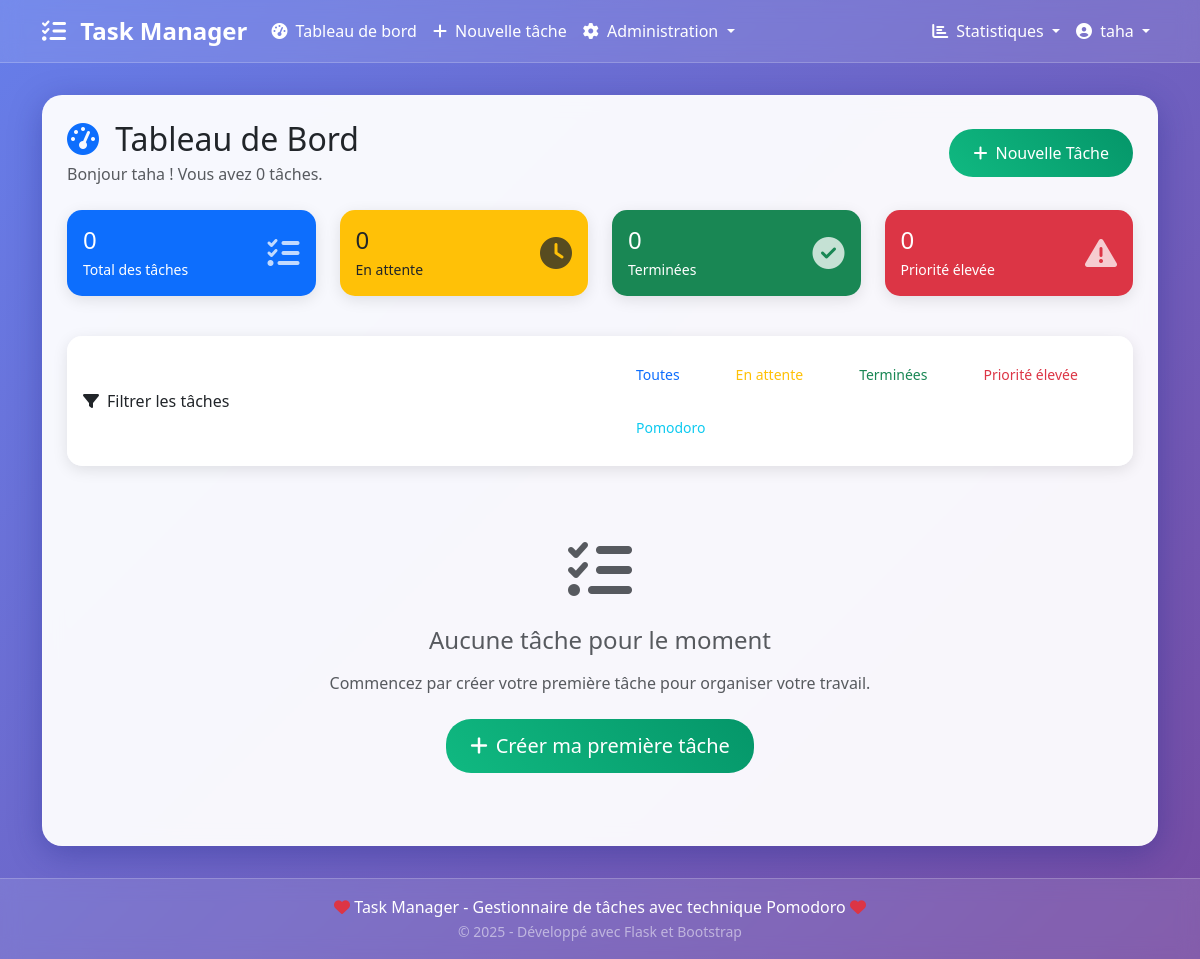
Page /dashboard (signed in) on the earlier database version.
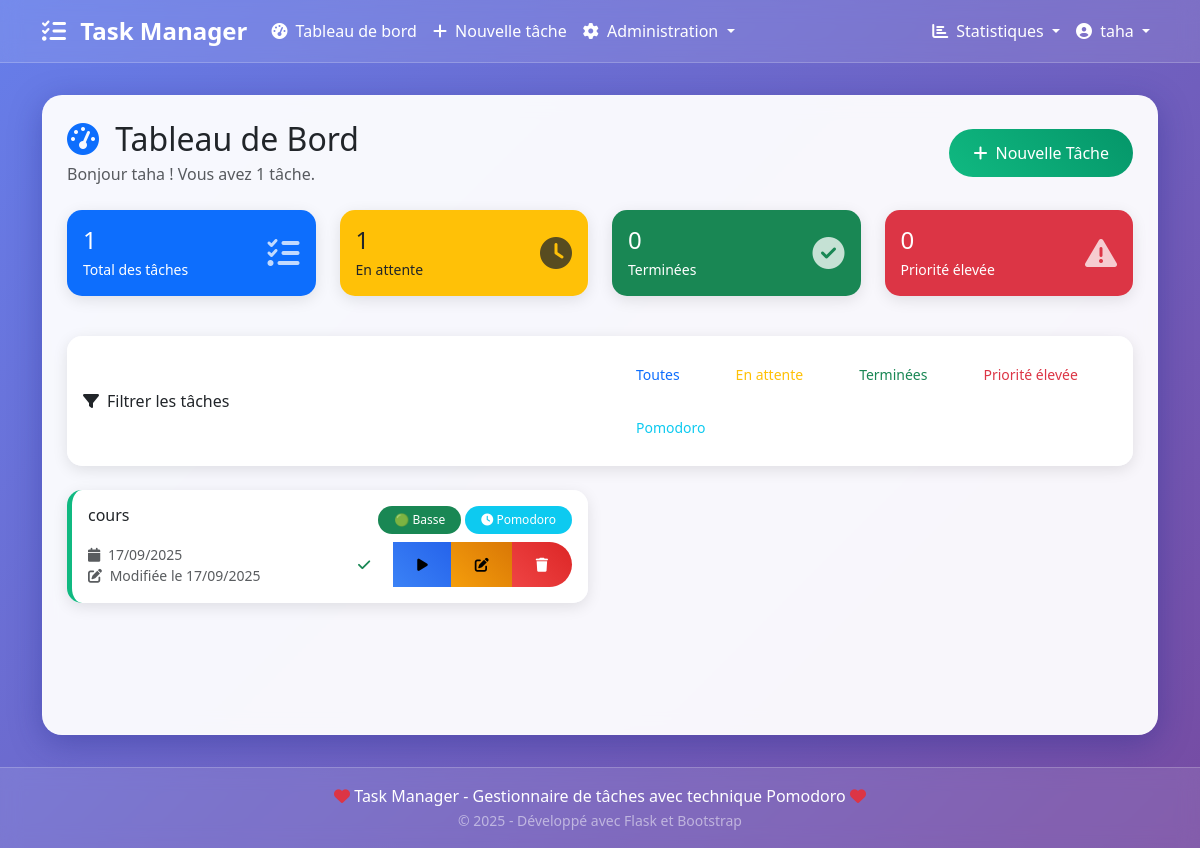
Same page on the later database version.
### app.py (models this page shows, shortened)
class User(UserMixin, db.Model):
    id = db.Column(db.Integer, primary_key=True)
    username = db.Column(db.String(80), unique=True, nullable=False, index=True)
    email = db.Column(db.String(120), unique=True, nullable=False, index=True)
    password_hash = db.Column(db.String(128), nullable=False)
    is_admin = db.Column(db.Boolean, default=False)
    created_at = db.Column(db.DateTime, default=datetime.utcnow)
    last_login = db.Column(db.DateTime)
    tasks = db.relationship('Task', backref='author', lazy=True, cascade='all, delete-orphan')
    def get_task_stats(self):
        total = len(self.tasks)
        completed = len([t for t in self.tasks if t.completed])
        pending = total - completed
        high_priority = len([t for t in self.tasks if t.priority == 'high' and not t.completed])
        pomodoro_sessions = sum(t.pomodoro_sessions for t in self.tasks)
        overdue = len([t for t in self.tasks if t.is_overdue()])
        return {
            'total': total,
            'completed': completed,
            'pending': pending,
            'high_priority': high_priority,
            'pomodoro_sessions': pomodoro_sessions,
            'overdue': overdue
        }

class Task(db.Model):
    id = db.Column(db.Integer, primary_key=True)
    title = db.Column(db.String(100), nullable=False, index=True)
    description = db.Column(db.Text)
    completed = db.Column(db.Boolean, default=False, index=True)
    priority = db.Column(db.String(20), default='medium', index=True)
    category = db.Column(db.String(50), default='general')
    is_pomodoro = db.Column(db.Boolean, default=False)
    pomodoro_duration = db.Column(db.Integer, default=25)  # en minutes
    break_duration = db.Column(db.Integer, default=5)     # en minutes
    pomodoro_sessions = db.Column(db.Integer, default=0)  # sessions complétées
    estimated_pomodoros = db.Column(db.Integer, default=4) # estimation
    created_at = db.Column(db.DateTime, default=datetime.utcnow, index=True)
    updated_at = db.Column(db.DateTime, default=datetime.utcnow)
    due_date = db.Column(db.DateTime)
    user_id = db.Column(db.Integer, db.ForeignKey('user.id'), nullable=False)
    def is_overdue(self):
        if self.due_date and not self.completed:
            return datetime.utcnow() > self.due_date
        return False

### app.py (the view, shortened to what this page needs)
@app.route('/dashboard')
@login_required
def dashboard():
    if current_user.is_admin and request.args.get('admin') == '1':
        return redirect(url_for('admin_dashboard'))
    sort_by = request.args.get('sort', 'created_at')
    order = request.args.get('order', 'desc')
    filter_status = request.args.get('status', 'all')
    filter_priority = request.args.get('priority', 'all')
    search = request.args.get('search', '').strip()
    query = Task.query.filter_by(user_id=current_user.id)
    if filter_status == 'completed':
        query = query.filter_by(completed=True)
    elif filter_status == 'pending':
        query = query.filter_by(completed=False)
    elif filter_status == 'overdue':
        query = query.filter(
            Task.due_date < datetime.utcnow(),
            Task.completed == False
        )
    if filter_priority in ['high', 'medium', 'low']:
        query = query.filter_by(priority=filter_priority)
    if sort_by == 'priority':
        priority_order = {'high': 3, 'medium': 2, 'low': 1}
        tasks = query.all()
        tasks.sort(key=lambda x: priority_order.get(x.priority, 0),
                  reverse=(order == 'desc'))
    elif sort_by == 'due_date':
        if order == 'desc':
            query = query.order_by(Task.due_date.desc().nullslast())
        else:
            query = query.order_by(Task.due_date.asc().nullslast())
        tasks = query.all()
    else:
        if hasattr(Task, sort_by):
            if order == 'desc':
                query = query.order_by(getattr(Task, sort_by).desc())
            else:
                query = query.order_by(getattr(Task, sort_by))
        else:
            query = query.order_by(Task.created_at.desc())
        tasks = query.all()
    return render_template('dashboard.html',
                         tasks=tasks,
                         current_sort=sort_by,
                         current_order=order,
                         current_status=filter_status,
                         current_priority=filter_priority,
                         search=search)

### templates/dashboard.html (shortened to what this page needs)
{% extends "base.html" %}  {% block content %}
<div class="d-flex justify-content-between align-items-center mb-4">
  <div>
    <h2 class="mb-1">
      <i class="fas fa-tachometer-alt me-2 text-primary"></i>
      Tableau de Bord
    </h2>
    <p class="text-muted mb-0">
      Bonjour {{ current_user.username }} ! Vous avez {{ tasks|length }} tâche{{
      's' if tasks|length != 1 else '' }}.
    </p>
  </div>
  <a href="{{ url_for('add_task') }}" class="btn btn-success">
    <i class="fas fa-plus me-2"></i>Nouvelle Tâche
  </a>
</div>
{% set completed_tasks = tasks|selectattr('completed')|list %} {% set
pending_tasks = tasks|rejectattr('completed')|list %} {% set high_priority_tasks
= pending_tasks|selectattr('priority', 'equalto', 'high')|list %} {% set
pomodoro_tasks = tasks|selectattr('is_pomodoro')|list %}
<div class="row mb-4">
  <div class="col-md-3 col-sm-6 mb-3">
    <div class="card bg-primary text-white h-100">
      <div class="card-body">
        <div class="d-flex justify-content-between align-items-center">
          <div>
            <h4 class="mb-1">{{ tasks|length }}</h4>
            <p class="mb-0 small">Total des tâches</p>
          </div>
          <i class="fas fa-tasks fa-2x opacity-75"></i>
        </div>
      </div>
    </div>
  </div>
  <div class="col-md-3 col-sm-6 mb-3">
    <div class="card bg-warning text-dark h-100">
      <div class="card-body">
        <div class="d-flex justify-content-between align-items-center">
          <div>
            <h4 class="mb-1">{{ pending_tasks|length }}</h4>
            <p class="mb-0 small">En attente</p>
          </div>
          <i class="fas fa-clock fa-2x opacity-75"></i>
        </div>
      </div>
    </div>
  </div>
  <div class="col-md-3 col-sm-6 mb-3">
    <div class="card bg-success text-white h-100">
      <div class="card-body">
        <div class="d-flex justify-content-between align-items-center">
          <div>
            <h4 class="mb-1">{{ completed_tasks|length }}</h4>
            <p class="mb-0 small">Terminées</p>
          </div>
          <i class="fas fa-check-circle fa-2x opacity-75"></i>
        </div>
      </div>
    </div>
  </div>
  <div class="col-md-3 col-sm-6 mb-3">
    <div class="card bg-danger text-white h-100">
      <div class="card-body">
        <div class="d-flex justify-content-between align-items-center">
          <div>
            <h4 class="mb-1">{{ high_priority_tasks|length }}</h4>
            <p class="mb-0 small">Priorité élevée</p>
          </div>
          <i class="fas fa-exclamation-triangle fa-2x opacity-75"></i>
        </div>
      </div>
    </div>
  </div>
</div>
<div class="card mb-4">
  <div class="card-body">
    <div class="row align-items-center">
      <div class="col-md-6">
        <h6 class="mb-0">
          <i class="fas fa-filter me-2"></i>Filtrer les tâches
        </h6>
      </div>
      <div class="col-md-6">
        <div class="d-flex gap-2 flex-wrap">
          <button
            class="btn btn-outline-primary btn-sm"
            onclick="filterTasks('all')"
            id="filter-all"
          >
            Toutes
          </button>
          <button
            class="btn btn-outline-warning btn-sm"
            onclick="filterTasks('pending')"
            id="filter-pending"
          >
            En attente
          </button>
          <button
            class="btn btn-outline-success btn-sm"
            onclick="filterTasks('completed')"
            id="filter-completed"
          >
            Terminées
          </button>
          <button
            class="btn btn-outline-danger btn-sm"
            onclick="filterTasks('high')"
            id="filter-high"
          >
            Priorité élevée
          </button>
          <button
            class="btn btn-outline-info btn-sm"
            onclick="filterTasks('pomodoro')"
            id="filter-pomodoro"
          >
            Pomodoro
          </button>
        </div>
      </div>
    </div>
  </div>
</div>
{% if tasks %}
<div class="row" id="tasks-container">
  {% for task in tasks %}
  <div
    class="col-lg-6 mb-3 task-item"
    data-status="{{ 'completed' if task.completed else 'pending' }}"
    data-priority="{{ task.priority }}"
    data-pomodoro="{{ 'true' if task.is_pomodoro else 'false' }}"
  >
    <div
      class="card task-card priority-{{ task.priority }} {{ 'completed' if task.completed else '' }}"
    >
      <div class="card-body">
        <div class="d-flex justify-content-between align-items-start mb-2">
          <h6
            class="card-title mb-0 {{ 'text-decoration-line-through' if task.completed else '' }}"
          >
            {{ task.title }}
          </h6>
          <div class="d-flex gap-1">
            {% if task.priority == 'high' %}
            <span class="badge bg-danger">🔴 Élevée</span>
            {% elif task.priority == 'medium' %}
            <span class="badge bg-warning text-dark">🟡 Moyenne</span>
            {% else %}
            <span class="badge bg-success">🟢 Basse</span>
            {% endif %} {% if task.is_pomodoro %}
            <span class="badge bg-info">
              <i class="fas fa-clock"></i> Pomodoro
            </span>
            {% endif %}
          </div>
        </div>
        <div class="d-flex justify-content-between align-items-center">
          <small class="text-muted">
            <i class="fas fa-calendar me-1"></i>
            {{ task.created_at.strftime('%d/%m/%Y') }} {% if task.updated_at !=
            task.created_at %}
            <br /><i class="fas fa-edit me-1"></i>
            Modifiée le {{ task.updated_at.strftime('%d/%m/%Y') }} {% endif %}
          </small>
          <div class="btn-group" role="group">
            <button
              type="button"
              class="btn {{ 'btn-success' if task.completed else 'btn-outline-success' }} btn-sm"
              onclick="toggleTask({{ task.id }})"
              title="{{ 'Marquer comme non terminée' if task.completed else 'Marquer comme terminée' }}"
            >
              <i
                class="fas {{ 'fa-undo' if task.completed else 'fa-check' }}"
              ></i>
            </button>
            {% if task.is_pomodoro and not task.completed %}
            <a
              href="{{ url_for('pomodoro_timer', task_id=task.id) }}"
              class="btn btn-info btn-sm"
              title="Démarrer Pomodoro"
            >
              <i class="fas fa-play"></i>
            </a>
            {% endif %}
            <a
              href="{{ url_for('edit_task', task_id=task.id) }}"
              class="btn btn-warning btn-sm"
              title="Modifier"
            >
              <i class="fas fa-edit"></i>
            </a>
            <button
              type="button"
              class="btn btn-danger btn-sm"
              onclick="confirmDelete({{ task.id }}, '{{ task.title }}')"
              title="Supprimer"
            >
              <i class="fas fa-trash"></i>
            </button>
          </div>
        </div>
      </div>
    </div>
  </div>
  {% endfor %}
</div>
{% else %}
<div class="text-center py-5">
  <div class="mb-4">
    <i class="fas fa-tasks fa-4x text-muted"></i>
  </div>
  <h4 class="text-muted mb-3">Aucune tâche pour le moment</h4>
  <p class="text-muted mb-4">
    Commencez par créer votre première tâche pour organiser votre travail.
  </p>
  <a href="{{ url_for('add_task') }}" class="btn btn-success btn-lg">
    <i class="fas fa-plus me-2"></i>Créer ma première tâche
  </a>
</div>
{% endif %}
{% endblock %}

### templates/base.html (shortened to what this page needs)
<!DOCTYPE html>
<html lang="fr">
  <head>
    <link
      href="https://cdnjs.cloudflare.com/ajax/libs/bootstrap/5.3.0/css/bootstrap.min.css"
      rel="stylesheet"
    />
    <link
      href="https://cdnjs.cloudflare.com/ajax/libs/bootstrap-icons/1.10.5/font/bootstrap-icons.min.css"
      rel="stylesheet"
    />
    <link
      href="https://cdnjs.cloudflare.com/ajax/libs/font-awesome/6.4.0/css/all.min.css"
      rel="stylesheet"
    />
  </head>
  <body>
    <nav class="navbar navbar-expand-lg navbar-dark">
      <div class="container">
        <a class="navbar-brand" href="{{ url_for('index') }}">
          <i class="fas fa-tasks me-2"></i>
          Task Manager
        </a>
        <div class="collapse navbar-collapse" id="navbarNav">
          {% if current_user.is_authenticated %}
          <ul class="navbar-nav me-auto">
            <li class="nav-item">
              <a class="nav-link" href="{{ url_for('dashboard') }}">
                <i class="fas fa-tachometer-alt me-1"></i>
                Tableau de bord
              </a>
            </li>
            <li class="nav-item">
              <a class="nav-link" href="{{ url_for('add_task') }}">
                <i class="fas fa-plus me-1"></i>
                Nouvelle tâche
              </a>
            </li>
            {% if current_user.is_admin %}
            <li class="nav-item dropdown">
              <a
                class="nav-link dropdown-toggle"
                href="#"
                role="button"
                data-bs-toggle="dropdown"
              >
                <i class="fas fa-cog me-1"></i>
                Administration
              </a>
            </li>
            {% endif %}
          </ul>
          <ul class="navbar-nav">
            {% if user_stats %}
            <li class="nav-item dropdown">
              <a
                class="nav-link dropdown-toggle"
                href="#"
                role="button"
                data-bs-toggle="dropdown"
              >
                <i class="fas fa-chart-bar me-1"></i>
                Statistiques
              </a>
            </li>
            {% endif %}
            <li class="nav-item dropdown">
              <a
                class="nav-link dropdown-toggle"
                href="#"
                role="button"
                data-bs-toggle="dropdown"
              >
                <i class="fas fa-user-circle me-1"></i>
                {{ current_user.username }}
              </a>
            </li>
          </ul>
          {% endif %}
        </div>
      </div>
    </nav>
    <div class="container">
      <div class="container-main p-4">{% block content %}{% endblock %}</div>
    </div>
    <footer class="footer">
      <div class="container">
        <p class="mb-0">
          <i class="fas fa-heart text-danger"></i>
          Task Manager - Gestionnaire de tâches avec technique Pomodoro
          <i class="fas fa-heart text-danger"></i>
        </p>
        <small class="text-white-50">
          © {{ moment().format('YYYY') }} - Développé avec Flask et Bootstrap
        </small>
      </div>
    </footer>
  </body>
</html>

Differences in the rows shown:
added Task: title "cours", priority "🟢 Basse", is_pomodoro True (drawn), created_at "17/09/2025", updated_at "17/09/2025", completed False (drawn)
Other differences:
{{ tasks|length }}: "0" → "1"
{{ pending_tasks|length }}: "0" → "1"
{{ 's' if tasks|length != 1 else '' }}: "s" → (not shown)
text no longer shown: "Aucune tâche pour le moment Commencez par créer votre première tâche pour organiser votre travail. Créer ma première tâche"
